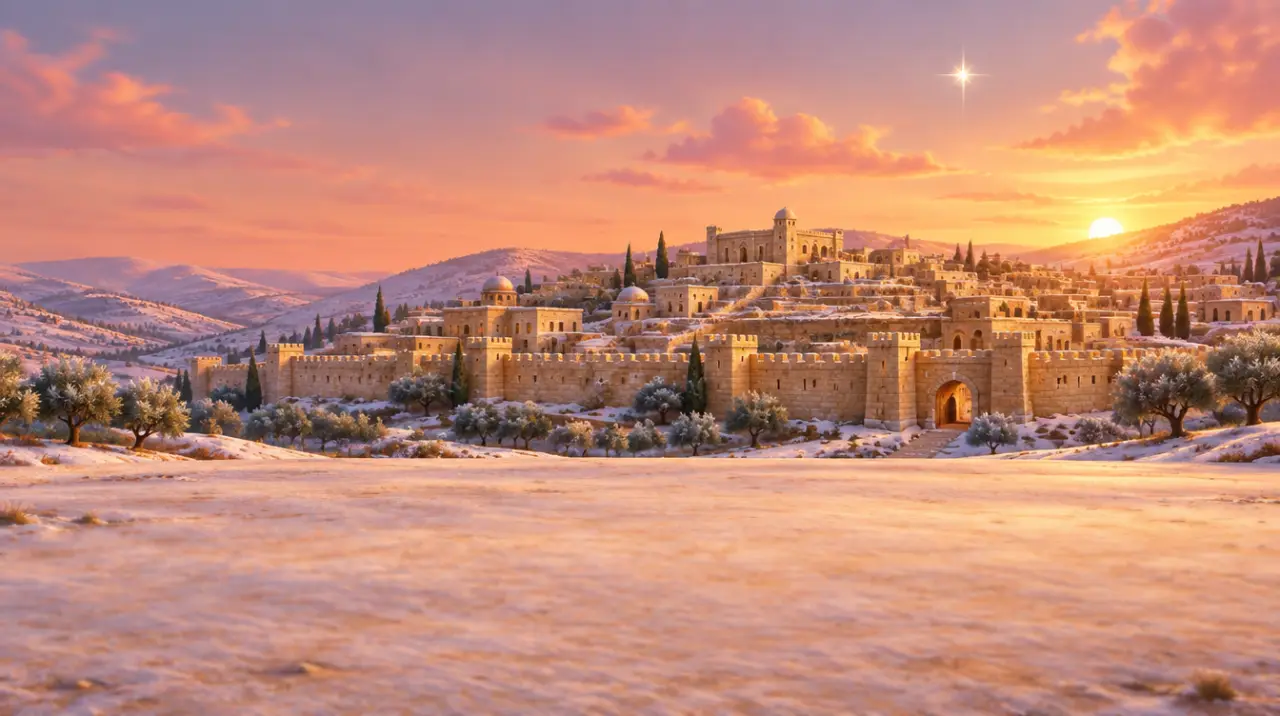
#> input picture design-src/backdrops/jerusalem.webp, 1280 x 716 px
$ python fadebase.py ../backdrops/jerusalem.webp ../backdrops/european-town-A.png 5 5
#> lines starting #> are read from the running program, lines starting #| are printed output that depends on the picture
"""Fade out the bottom of a full-canvas hero layer, under the CSS snowbank (.bank).
The bank covers the bottom .088*cs of the canvas (y > 1320 of 1447), so alpha
ramps from 1 at y0 to 0 at y1. Lets a layer come forward (.ch.talk) without
its baked snow showing over the bank. Applied to hero-boy and hero-girl only:
the Reindeer pops up when found, which would lift a faded base into view.
usage: fadebase.py src out [y0] [y1]"""
import sys, numpy as np
from PIL import Image
src,out=sys.argv[1:3]; y0=int(sys.argv[3]) if len(sys.argv)>3 else 1318; y1=int(sys.argv[4]) if len(sys.argv)>4 else 1336
A=np.array(Image.open(src).convert('RGBA')).astype(float)
ys=np.arange(A.shape[0])[:,None]
#> ys = 716 values from 0 to 715
A[...,3]*=np.clip((y1-ys)/(y1-y0),0,1)
#> A: shape (716, 1280, 4) float64; 0.03% of the values are NaN or infinite; the others: min 0, max 255, mean 113.7
Image.fromarray(A.clip(0,255).astype(np.uint8)).save(out,'WEBP',quality=90,method=6)
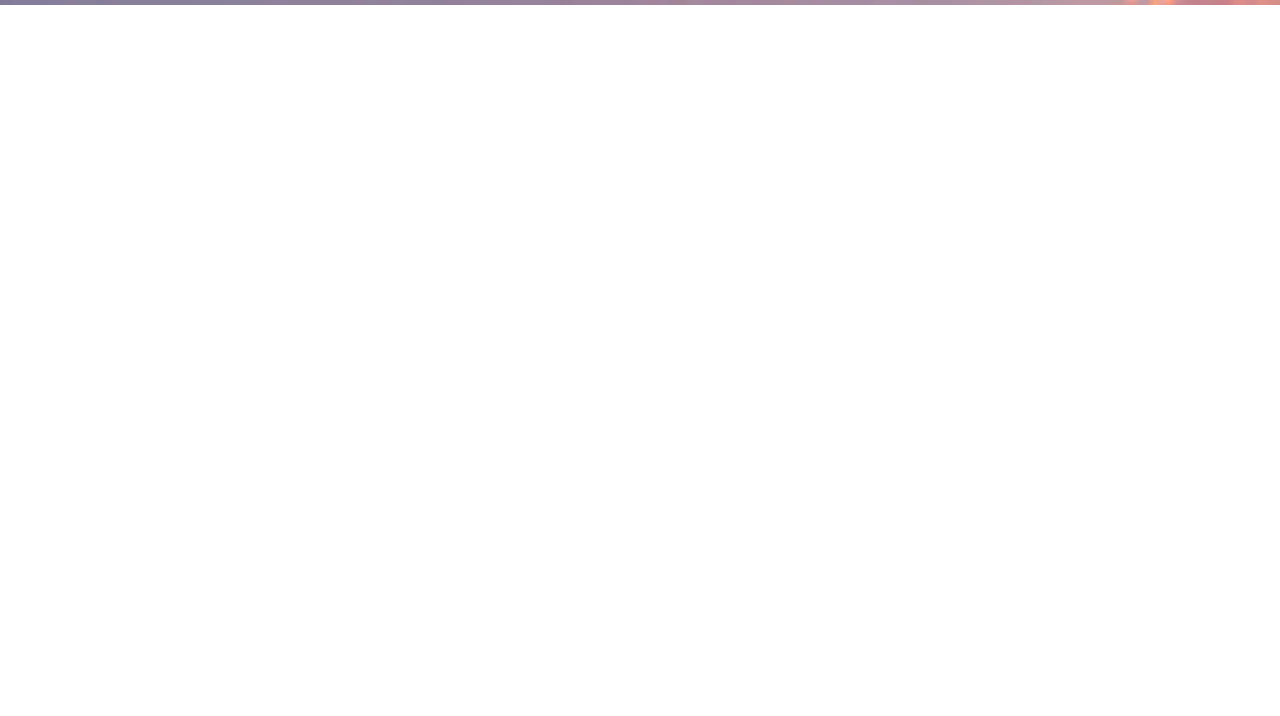
#> saved as european-town-A.png: PIL image 1280x716 RGBA; mean R, G, B, A 193.3, 138.5, 121, 1.8; transparent parts drawn white
print(src.split('/')[-1],'faded',y0,'-',y1)
